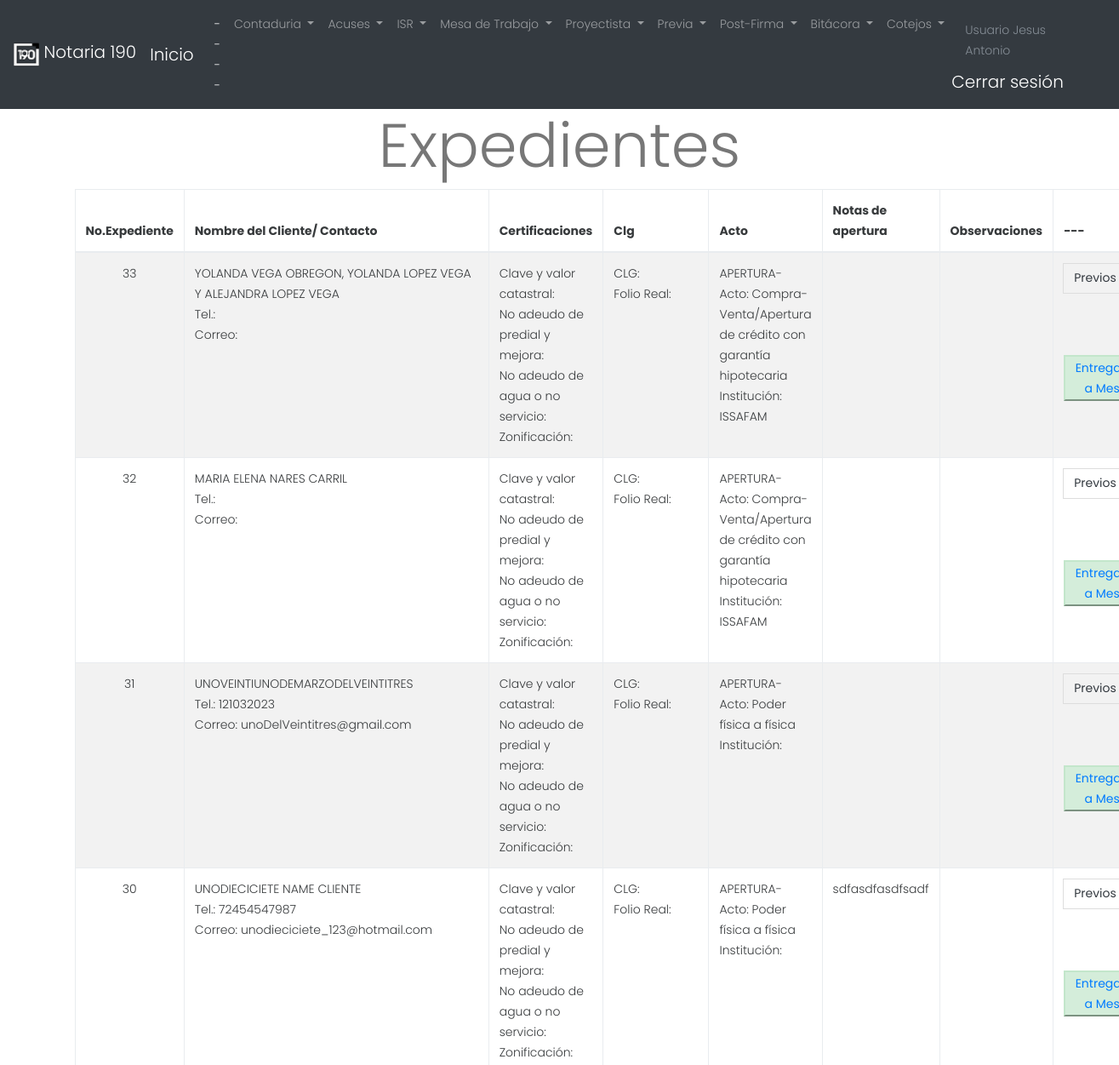
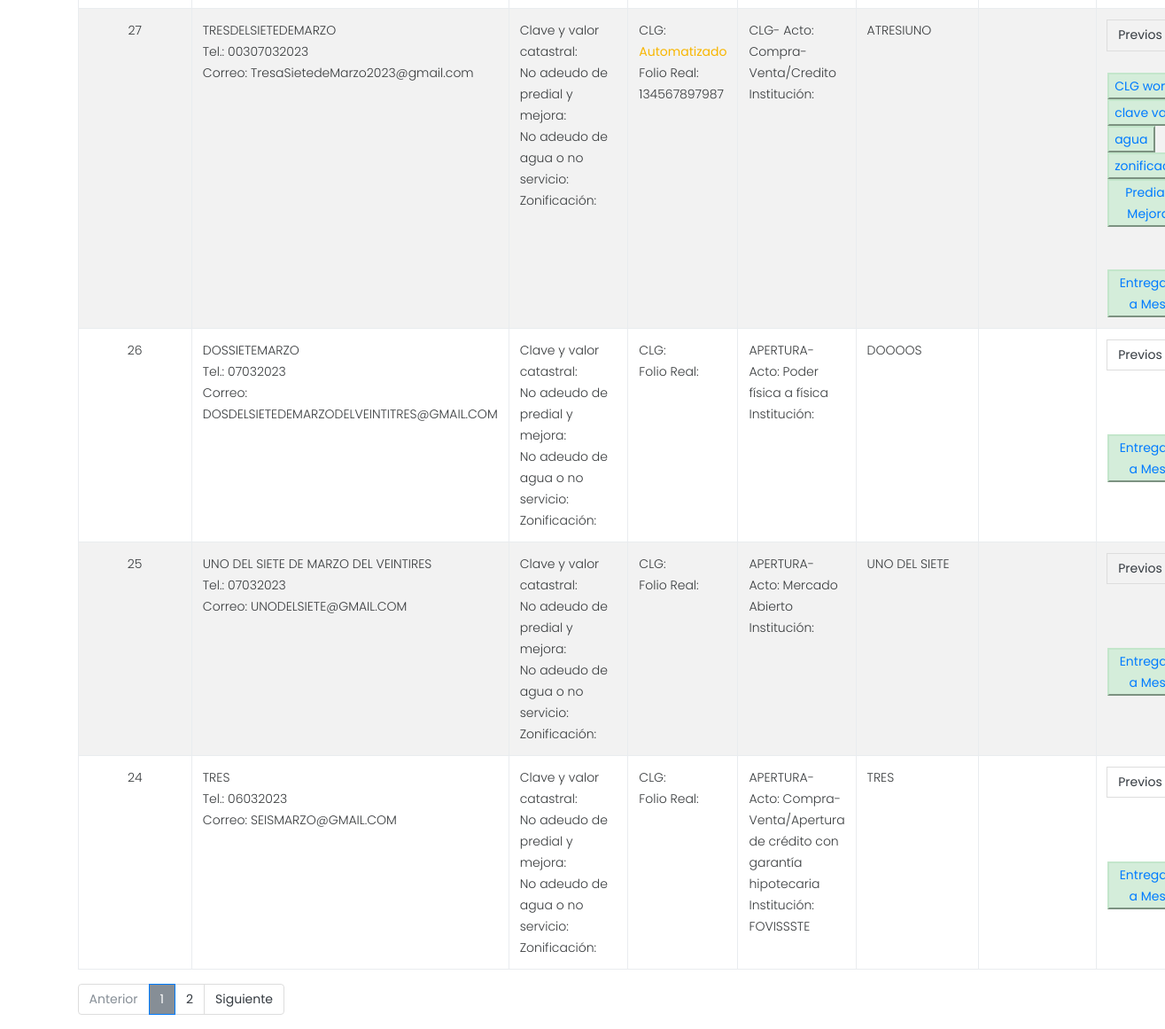
The app's page /consultar_previa.php?pag=1 (signed in) with its own data (2 pictures, top to bottom).
### tables this page shows
CREATE TABLE `usuarios` (
  `idusuario` int(11) NOT NULL,
  `u_nombre` varchar(100) NOT NULL,
  `u_apellido_pat` varchar(50) NOT NULL,
  `nickname` varchar(50) NOT NULL,
  `u_apellido_mat` varchar(50) NOT NULL,
  `contrasena` varchar(50) NOT NULL,
  `u_departamento` int(11) DEFAULT NULL,
  `u_nivel` int(30) NOT NULL
);

CREATE TABLE `expediente` (
  `id_expediente` int(11) NOT NULL,
  `nombre_del_cliente` varchar(1000) DEFAULT NULL,
  `telefono` varchar(50) DEFAULT NULL,
  `correo` varchar(500) DEFAULT NULL,
  `recepcion_fecha_hora` datetime NOT NULL,
  `id_proyectista` int(11) NOT NULL,
  `id_acto` int(11) NOT NULL,
  `id_institucion` int(11) DEFAULT NULL,
  `observaciones_1` text DEFAULT NULL,
  `id_usuario_n_exp` int(11) NOT NULL,
  `id_clg` int(11) DEFAULT NULL,
  `clg_auto_folio_real` varchar(1000) DEFAULT NULL,
  `id_clg_tradicional` int(11) DEFAULT NULL,
  `clg_tradi_tramite` date DEFAULT NULL,
  `clg_tradi_termino` date DEFAULT NULL,
  `clave_valor` varchar(1000) DEFAULT NULL,
  `no_adeudo_predial` varchar(1000) DEFAULT NULL,
  `no_adeudo_agua` varchar(1000) DEFAULT NULL,
  `zonificacion` varchar(1000) DEFAULT NULL,
  `fech_entrega_prev_mesa` datetime DEFAULT NULL,
  `user_entrega_prev_mesa` int(11) DEFAULT NULL,
  `observaciones_2` text DEFAULT NULL,
  `fecha_insert_clg` datetime DEFAULT NULL,
  `id_usuario_clg_certis` int(11) DEFAULT NULL,
  `cert_entrega_gestor` date DEFAULT NULL,
  `fech_cert_entrega_gestor` datetime DEFAULT NULL,
  `cert_entrega_municipio` date DEFAULT NULL,
  `fech_cert_entrega_municipio` datetime DEFAULT NULL,
  `cert_por_gestor` date DEFAULT NULL,
  `fech_cert_por_gestor` datetime DEFAULT NULL,
  `observaciones_3` text DEFAULT NULL,
  `id_usuario_certis` int(11) DEFAULT NULL,
  `entrega_al_proyectista` datetime DEFAULT NULL,
  `id_usuario_entr_proyectista` int(11) DEFAULT NULL,
  `firma` date DEFAULT NULL,
  `no_esc` int(11) DEFAULT NULL,
  `vol_esc` int(11) DEFAULT NULL,
  `fname_proyect` text DEFAULT NULL,
  `name_proyect` varchar(1000) DEFAULT NULL,
  `otorgamiento` date DEFAULT NULL,
  `fech_otorgamiento` datetime DEFAULT NULL,
  `fech_firma` date DEFAULT NULL,
  `fech_intermedia_fecha` datetime DEFAULT NULL,
  `intermedia_fecha` date DEFAULT NULL,
  `fecha_av_def` datetime DEFAULT NULL,
  `av_def` date DEFAULT NULL,
  `fech_entrega_proyc_mesa` datetime DEFAULT NULL,
  `usuario_entrega_proyc_mesa` int(11) DEFAULT NULL,
  `observaciones_4` text DEFAULT NULL,
  `id_usuario_proyect` int(11) DEFAULT NULL,
  `id_usu_entrega_mesa_postfirma` int(11) DEFAULT NULL,
  `fech_mesa_postfirma` datetime DEFAULT NULL,
  `traslado_dominio` date DEFAULT NULL,
  `dec_not/uif` date DEFAULT NULL,
  `testimonio` date DEFAULT NULL,
  `testi_cierre` date DEFAULT NULL,
  `testi_ingreso_rpp` date DEFAULT NULL,
  `testi_incripcion` date DEFAULT NULL,
  `legajo` date DEFAULT NULL,
  `pago_derechos` date DEFAULT NULL,
  `ifrem_ingreso` date DEFAULT NULL,
  `ifrem_inscripcion` date DEFAULT NULL,
  `anec_fecha` date DEFAULT NULL,
  `expedientecol` varchar(45) DEFAULT NULL,
  `expedientecol1` varchar(45) DEFAULT NULL
);

CREATE TABLE `exp_actos` (
  `id_acto` int(11) NOT NULL,
  `acto` varchar(500) NOT NULL
);

CREATE TABLE `exp_institucion` (
  `id_institucion` int(11) NOT NULL,
  `institucion` varchar(500) NOT NULL
);

CREATE TABLE `clg_tipo` (
  `id_clg_tipo` int(11) NOT NULL,
  `clg_tipo` varchar(250) NOT NULL
);

CREATE TABLE `clg_actos` (
  `id_clg_acto` int(11) NOT NULL,
  `actos` varchar(500) NOT NULL
);

### consultar_previa.php (the view, shortened to what this page needs)
<?php
$con1= conectar();
?>
<!DOCTYPE html PUBLIC "-//W3C//DTD XHTML 1.0 Transitional//EN" "http://www.w3.org/TR/xhtml1/DTD/xhtml1-transitional.dtd">
<html lang="en">
  <head>
    <link rel="stylesheet" href="css/bootstrap.min.css">
    <link rel="stylesheet" href="css/estilos.css">
    </head>
    <body>
<?php
include ("nav.php");
?>
<center><h1 class="display-3">Expedientes</h1></center>
<div class="container">
    <table class="table table-striped table-bordered">
  <thead>
    <tr>
      <th class="col-1">No.Expediente</th>
      <th class="col-1">Nombre del Cliente/ Contacto</th>
      <th class="col-1">Certificaciones</th>
      <th class="col-1">Clg</th>
      <th class="col-2">Acto</th>
      <th class="col-1">Notas de apertura</th>
      <th class="col-1">Observaciones</th>
      <th class="col-1">---</th>
    </tr>
  </thead>
<?PHP
        $multiplicador = ($_GET['pag']-1)*8;
     $queryfam = "SELECT id_expediente, nombre_del_cliente, telefono, correo, recepcion_fecha_hora, p.u_nombre as proyectista, acto, exp_institu.institucion as institucion_exp, u.u_nombre,
observaciones_1, clg_tipo, clg_auto_folio_real, folio_real, clave_valor, no_adeudo_predial, no_adeudo_agua, zonificacion, tradi_acto.actos as tradi_acto1,
tradi_institu.institucion as tradi_institu1, observaciones_2,id_clg_tradicional, fech_entrega_prev_mesa FROM not190.expediente
inner join proyectistas on proyectistas.id_proyectista = expediente.id_proyectista
inner join usuarios as p on p.idusuario = proyectistas.id_usuario
inner join exp_actos on exp_actos.id_acto = expediente.id_acto
left join exp_institucion as exp_institu on exp_institu.id_institucion = expediente.id_institucion
inner join usuarios as u on u.idusuario = expediente.id_usuario_n_exp
left join clg_tipo on clg_tipo.id_clg_tipo = expediente.id_clg
left join clg_tradicional as tradi on tradi.id_clg = expediente.id_clg_tradicional
left join clg_actos as tradi_acto on tradi.id_acto = tradi_acto.id_clg_acto
left join exp_institucion as tradi_institu on tradi_institu.id_institucion = tradi.id_institucion_clg_tradi
where fech_entrega_prev_mesa is null
order by id_expediente DESC LIMIT ".$multiplicador.",8";
    $resultfam = $con1->query($queryfam);
    $sqlnumrows = "SELECT COUNT(*) as total FROM not190.expediente
inner join proyectistas on proyectistas.id_proyectista = expediente.id_proyectista
inner join usuarios as p on p.idusuario = proyectistas.id_usuario
inner join exp_actos on exp_actos.id_acto = expediente.id_acto
left join exp_institucion as exp_institu on exp_institu.id_institucion = expediente.id_institucion
inner join usuarios as u on u.idusuario = expediente.id_usuario_n_exp
left join clg_tipo on clg_tipo.id_clg_tipo = expediente.id_clg
left join clg_tradicional as tradi on tradi.id_clg = expediente.id_clg_tradicional
left join clg_actos as tradi_acto on tradi.id_acto = tradi_acto.id_clg_acto
left join exp_institucion as tradi_institu on tradi_institu.id_institucion = tradi.id_institucion_clg_tradi
where fech_entrega_prev_mesa is null
order by id_expediente DESC;";
    $resultc = mysqli_query($con,$sqlnumrows);
    $rowtc = $resultc->fetch_assoc();
     $totale = $rowtc['total']/8 ;
     $redondeo = ceil($totale);
        while ($rowfam = $resultfam->fetch_array(MYSQLI_BOTH)){
?>
    <tr>
      <td><center><?php echo $rowfam['id_expediente'] ?></center></td>
      <td><?php echo $rowfam['nombre_del_cliente'] ?><br>
        Tel.: <?php echo $rowfam['telefono'] ?><br>Correo: <?php echo $rowfam['correo'] ?>
      </td>
      <td>
          Clave y valor catastral: <b><?php if ($rowfam['clave_valor']>=1) echo "Listo";?> </b>
      <br>No adeudo de predial y mejora: <b><?php if ($rowfam['no_adeudo_predial']>=1) echo "Listo";?> </b>
      <br>No adeudo de agua o no servicio: <b><?php if ($rowfam['no_adeudo_agua']>=1) echo "Listo";?> </b>
      <br>Zonificación: <b><?php if ($rowfam['zonificacion']>=1) echo "Listo";?> </b>
      </td>
      <td>CLG: <b><?php echo $rowfam['clg_tipo'] ?></b><br>
      Folio Real: <?php echo $rowfam['folio_real'] ?><?php echo $rowfam['clg_auto_folio_real'] ?><br>
      </td>
      <td><?php if ($rowfam['tradi_acto1'] <= 0 && $rowfam['tradi_institu1'] <= 0) {
          echo "APERTURA- Acto: ".$rowfam['acto']."<br> Institución: ".$rowfam['institucion_exp'];
      }else{ ?>CLG- Acto: <?php echo $rowfam['tradi_acto1'] ?> <br>Institución: <?php echo $rowfam['tradi_institu1'] ?>
      <?php }?>
      </td>
      <td><?php echo $rowfam['observaciones_1'] ?></td>
      <td><?php echo $rowfam['observaciones_2'] ?></td>
      <td>
        <a class="page-link text-dark" href="insert_previos.php?id_exp=<?PHP echo $rowfam['id_expediente'] ?>">Previos</a>
        <br>
              <?php
              if ($rowfam['id_clg_tradicional'] >= 1) {
          echo '<button class="alert-success"><a href="CLG.php?id_clg='.$rowfam['id_clg_tradicional'].'">CLG word</a></button><br>';
            echo '<button class="alert-success"><a href="clave_valor.php?id_clg='.$rowfam['id_clg_tradicional'].'">clave valor</a></button><br>';
            echo '<button class="alert-success"><a href="agua.php?id_clg='.$rowfam['id_clg_tradicional'].'">agua</a></button><br>';
            echo '<button class="alert-success"><a href="zonificacion.php?id_clg='.$rowfam['id_clg_tradicional'].'">zonificacion</a></button><br>';
            echo '<button class="alert-success"><a href="predial.php?id_clg='.$rowfam['id_clg_tradicional'].'">Predial y Mejoras</a></button><br>';
              }
          echo '<br> <br><button class="alert-success"><a href="exp_pasar_mesa_prev.php?id_exp='.$rowfam['id_expediente'].'&user='.$user.'">Entregado a Mesa</a></button>';
          ?>
      </td>
    </tr>
<?PHP
        }
?>
</table>
        <nav aria-label="...">
          <ul class="pagination ">
            <?PHP
            if($_GET['pag'] == 1){
            ?>
            <li class="page-item disabled">
              <span class="page-link">Anterior</span>
            </li>
            <?PHP
            }else{
            ?>
            <li class="page-item">
              <a class="page-link text-dark" href="consultar_previa.php?pag=<?PHP echo $_GET['pag']-1 ?>">Anterior</a>
            </li>
            <?PHP
            }
            for ($i=1;$i<=$redondeo;$i++){
                if($i == $_GET['pag']){
                    ?>
            <li class="page-item active">
              <span class="page-link bg-secondary text-white"><?PHP echo $i ?><span class="sr-only">(current)</span>
              </span>
            </li>
            <?php
            }else{
            ?>
            <li class="page-item">
                <a class="page-link text-dark" href="consultar_previa.php?pag=<?PHP echo $i ?>"><?PHP echo $i ?></a>
            </li>
            <?PHP
            }}
            if($_GET['pag'] == $redondeo){
            ?>
            <li class="page-item disabled">
              <span class="page-link ">Siguiente</span>
            </li>
            <?PHP
                }else{
            ?>
            <li class="page-item">
              <a class="page-link text-dark" href="consultar_previa.php?pag=<?PHP echo $_GET['pag']+1 ?>">Siguiente</a>
            </li>
            <?PHP
                }
            ?>
          </ul>
        </nav>
</div>
</body>

### nav.php (shortened to what this page needs)
<?php
$con= conectar();
if(isset($_SESSION['usuario'])){
  $user = $_SESSION['usuario'];
}else{
    echo 'Inicie una session';
    header('location: login.php');
    die();
}
$querynomuser = "SELECT u_nombre, u_nivel, u_departamento, nickname FROM not190.usuarios where idusuario = ".$user." ;";
$resultq = mysqli_query($con,$querynomuser);
$rowusu = $resultq->fetch_assoc();
$querynuevoexp = "SELECT * FROM not190.usu_expedientes where id_usuario = ".$user." and id_funcion = 1;";
$resultnuevoexp = mysqli_query($con,$querynuevoexp);
$filasnuevoexp=mysqli_num_rows($resultnuevoexp);
$qeryporyect = "SELECT * FROM not190.proyectistas where id_usuario = ".$user.";";
$resultproyect = mysqli_query($con,$qeryporyect);
$filaproyect=mysqli_num_rows($resultproyect);
?>
<!doctype html>
<html lang="en">
    <head>
        <link rel="stylesheet" href="css/bootstrap.css">
        <link rel="stylesheet" href="vendors/linericon/style.css">
        <link rel="stylesheet" href="css/font-awesome.min.css">
        <link rel="stylesheet" href="vendors/owl-carousel/owl.carousel.min.css">
        <link rel="stylesheet" href="vendors/lightbox/simpleLightbox.css">
        <link rel="stylesheet" href="vendors/nice-select/css/nice-select.css">
        <link rel="stylesheet" href="css/style.css">
        <link rel="stylesheet" href="css/responsive.css">
    </head>
    <body>
<nav class="navbar navbar-expand-lg navbar-dark bg-dark">
  <a class="navbar-brand" href="index.php">
    <img src="img/icono.png" width="30" height="30" class="d-inline-block align-top" alt="">
    Notaria 190
  </a>
  <a class="navbar-brand" href="index.php">Inicio</a>
  <div class="collapse navbar-collapse" id="navbarSupportedContent">
    <ul class="navbar-nav mr-auto">
      <li class="nav-item active">
        <a class="nav-link" href="index.php">---- <span class="sr-only">(current)</span></a>
      </li>
      <?php
      if($rowusu['u_departamento'] == 1 or $rowusu['u_departamento'] == 3){ ?>
      <li class="nav-item dropdown">
        <a class="nav-link dropdown-toggle" href="#" id="navbarDropdown" role="button" data-toggle="dropdown" aria-haspopup="true" aria-expanded="false">
          Contaduria
        </a>
      </li>
      <?php
      } ?>
      <?php
      if($rowusu['u_nivel'] >= 3 or $rowusu['u_departamento'] == 5){ ?>
      <li class="nav-item dropdown">
        <a class="nav-link dropdown-toggle" href="#" id="navbarDropdown" role="button" data-toggle="dropdown" aria-haspopup="true" aria-expanded="false">
          Acuses
        </a>
      </li>
      <?php
      } ?>
      <li class="nav-item dropdown">
        <a class="nav-link dropdown-toggle" href="#" id="navbarDropdown" role="button" data-toggle="dropdown" aria-haspopup="true" aria-expanded="false">
          ISR
        </a>
      </li>
      <?php
      if($filasnuevoexp >= 1){ ?>
      <li class="nav-item dropdown">
        <a class="nav-link dropdown-toggle" href="#" id="navbarDropdown" role="button" data-toggle="dropdown" aria-haspopup="true" aria-expanded="false">
          Mesa de Trabajo
        </a>
      </li>
      <?php
      } ?>
      <?php
      if($filaproyect >= 1){ ?>
      <li class="nav-item dropdown">
        <a class="nav-link dropdown-toggle" href="#" id="navbarDropdown" role="button" data-toggle="dropdown" aria-haspopup="true" aria-expanded="false">
          Proyectista
        </a>
      </li>
      <?php
      } ?>
      <li class="nav-item dropdown">
        <a class="nav-link dropdown-toggle" href="#" id="navbarDropdown" role="button" data-toggle="dropdown" aria-haspopup="true" aria-expanded="false">
          Previa
        </a>
      </li>
      <li class="nav-item dropdown">
        <a class="nav-link dropdown-toggle" href="#" id="navbarDropdown" role="button" data-toggle="dropdown" aria-haspopup="true" aria-expanded="false">
          Post-Firma
        </a>
      </li>
      <li class="nav-item dropdown">
        <a class="nav-link dropdown-toggle" href="#" id="navbarDropdown" role="button" data-toggle="dropdown" aria-haspopup="true" aria-expanded="false">
          Bitácora
        </a>
      </li>
      <?php
      if($rowusu['u_departamento'] > 1 or $rowusu['u_departamento'] == 1){ ?>
      <li class="nav-item dropdown">
        <a class="nav-link dropdown-toggle" href="#" id="navbarDropdown" role="button" data-toggle="dropdown" aria-haspopup="true" aria-expanded="false">
          Cotejos
        </a>
          <?php
          }
          ?>
      </li>
    </ul>
    <form class="form-inline my-2 my-lg-0">
      <a class="nav-item nav-link disabled" href="#">Usuario <?php echo $rowusu['u_nombre']; ?></a>
      <a class="navbar-brand" href="cerrar_session.php">Cerrar sesión</a>
    </form>
  </div>
</nav>        </header>

### css/style.css (style rules this page uses)
a { text-decoration: none; -webkit-transition: all 0.3s ease-in-out; -o-transition: all 0.3s ease-in-out; transition: all 0.3s ease-in-out; }
body { line-height: 24px; font-size: 14px; font-family: "Poppins", sans-serif; font-weight: 300; color: #777777; }
h1, h2, h3, h4, h5, h6 { font-family: "Poppins", sans-serif; font-weight: 600; }
@media (min-width: 1200px) { .container { max-width: 1170px; } }
.page-link { background: transparent; font-weight: 400; }
b, sup, sub, u, del { color: #f8b600; }
h1 { font-size: 36px; }
h1, h2, h3, h4, h5, h6 { line-height: 1.5em; }

### records on screen
usuarios: u_nombre "Jesus Antonio"
expediente: id_expediente "33", nombre_del_cliente "YOLANDA VEGA OBREGON, YOLANDA LOPEZ VEGA Y ALEJANDRA LOPEZ VEGA", id_acto.acto "Compra-Venta/Apertura de crédito con garantía hipotecaria", id_institucion.institucion "ISSAFAM"
expediente: id_expediente "32", nombre_del_cliente "MARIA ELENA NARES CARRIL", id_acto.acto "Compra-Venta/Apertura de crédito con garantía hipotecaria", id_institucion.institucion "ISSAFAM"
expediente: id_expediente "31", nombre_del_cliente "UNOVEINTIUNODEMARZODELVEINTITRES", telefono "121032023", correo "unoDelVeintitres@gmail.com", id_acto.acto "Poder física a física"
expediente: id_expediente "30", nombre_del_cliente "UNODIECICIETE NAME CLIENTE", telefono "72454547987", correo "unodieciciete_123@hotmail.com", id_acto.acto "Poder física a física", observaciones_1 "sdfasdfasdfsadf"
expediente: id_expediente "27", nombre_del_cliente "TRESDELSIETEDEMARZO", telefono "00307032023", correo "TresaSietedeMarzo2023@gmail.com", id_clg.clg_tipo "Automatizado", clg_auto_folio_real "134567897987", clg_actos.actos "Compra-Venta/Credito", observaciones_1 "ATRESIUNO"
expediente: id_expediente "26", nombre_del_cliente "DOSSIETEMARZO", telefono "07032023", correo "DOSDELSIETEDEMARZODELVEINTITRES@GMAIL.COM", id_acto.acto "Poder física a física", observaciones_1 "DOOOOS"
expediente: id_expediente "25", nombre_del_cliente "UNO DEL SIETE DE MARZO DEL VEINTIRES", telefono "07032023", correo "UNODELSIETE@GMAIL.COM", id_acto.acto "Mercado Abierto", observaciones_1 "UNO DEL SIETE"
expediente: id_expediente "24", nombre_del_cliente "TRES", telefono "06032023", correo "SEISMARZO@GMAIL.COM", id_acto.acto "Compra-Venta/Apertura de crédito con garantía hipotecaria", id_institucion.institucion "FOVISSSTE", observaciones_1 "TRES"
